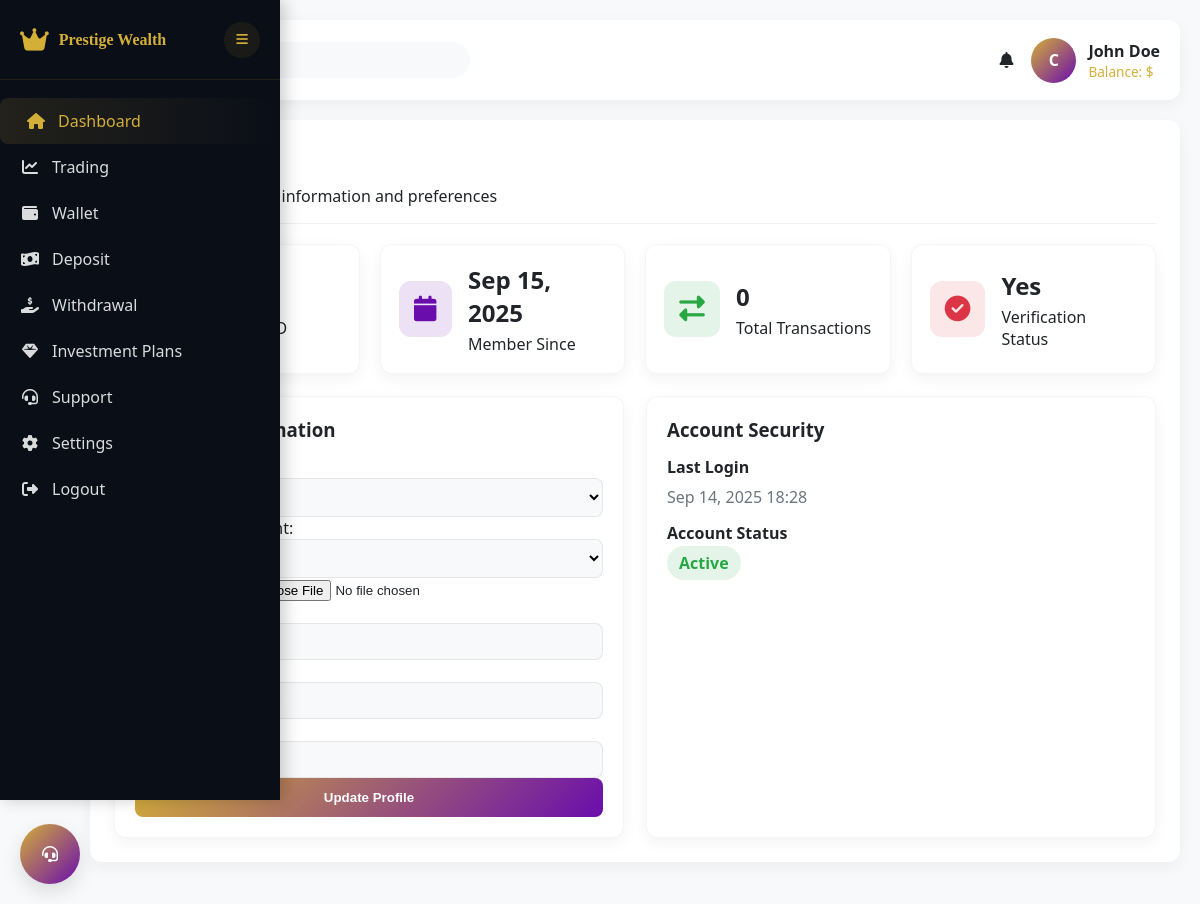
/profile/view/ (signed in), run on an earlier commit of the app's database.
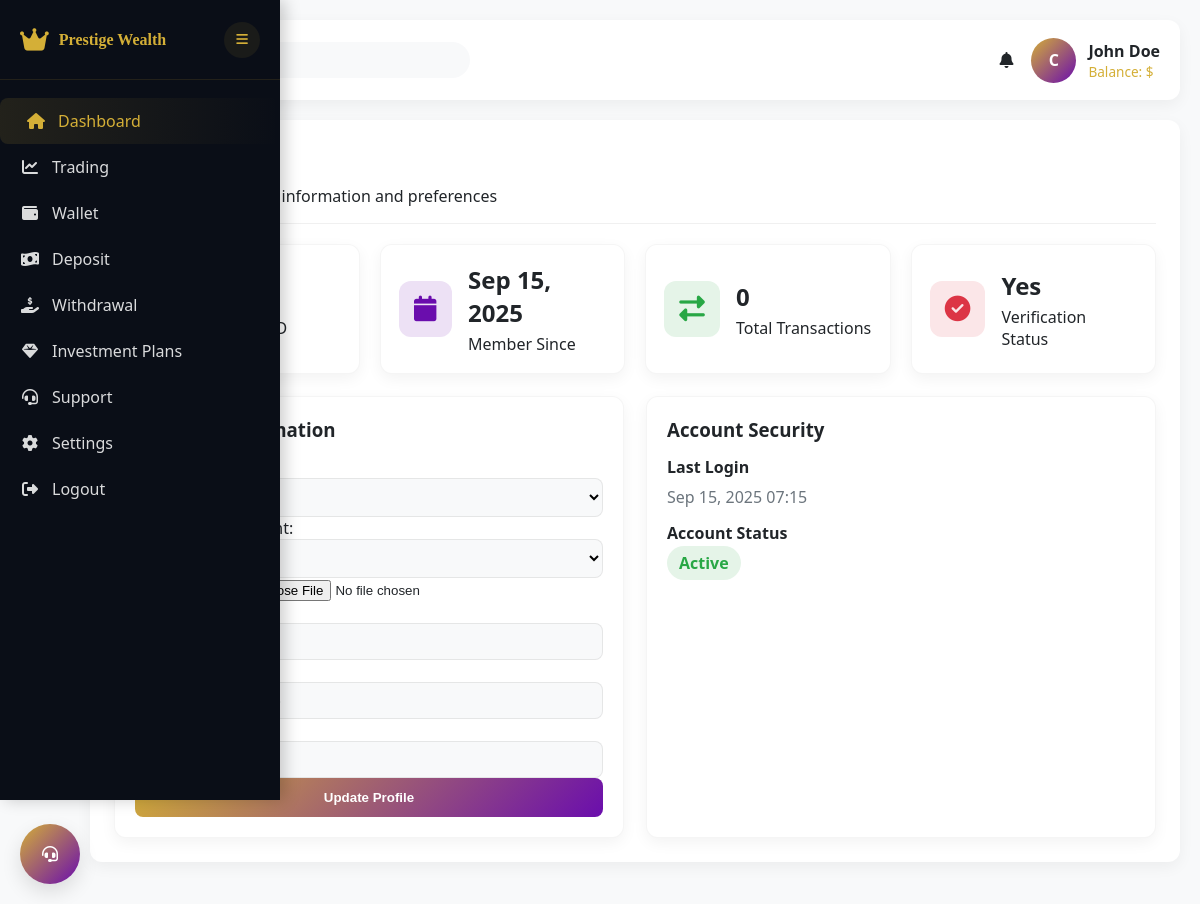
And on a later commit of the database.
### accounts/models.py (models this page shows, shortened)
class User(AbstractBaseUser):
    username=models.CharField(max_length=100, null=True, blank=True)
    email = models.EmailField(unique=True)
    code = models.CharField(max_length=100, null=True, blank=True)
    is_active = models.BooleanField(default=True)
    date_joined = models.DateTimeField(verbose_name="date joined", auto_now_add=True)
    last_login = models.DateTimeField(verbose_name="last joined", auto_now=True)
    is_admin = models.BooleanField(default=False)
    is_staff = models.BooleanField(default=False)
    is_superuser = models.BooleanField(default=False)
    objects = MyAccountManager()
    USERNAME_FIELD = "email"
    REQUIRED_FIELDS = []
    class Meta:
        verbose_name_plural = "Users"
        ordering = ["-id"]
    def __str__(self):
        return self.email

### trade/views.py (the view)
# urls.py: path("profile/view/", profile_view, name="profile_view"),
@login_required
def profile_view(request):
    form = CustomerForm()
    customer = get_object_or_404(Customer, user=request.user)
    account = Account.objects.filter(customer=customer).first()
    transactions = Transaction.objects.filter(customer=customer)
    total_transactions = transactions.count()
    verified_status = "Yes" if customer.is_active else "No"
    context = {
        "customer": customer,
        "account": account,
        "total_transactions": total_transactions,
        "verified_status": verified_status,
        "form": form,
    }
    return render(request, "dash/customer_profile.html", context)

### trade/forms.py
class CustomerForm(forms.ModelForm):
    class Meta:
        model = Customer
        exclude = ["is_active", "referial_code"]
        widgets = {
            "full_name": forms.TextInput(
                attrs={"class": "form-control", "placeholder": "Enter your full name"}
            ),
            "country_code": forms.TextInput(
                attrs={"class": "form-control", "placeholder": "Country code (e.g. +1)"}
            ),
            "phone_number": forms.TextInput(
                attrs={"class": "form-control", "placeholder": "Phone number"}
            ),
            "image": forms.ClearableFileInput(attrs={"class": "form-control-file"}),
            "agent": forms.Select(attrs={"class": "form-control"}),
            "user": forms.Select(attrs={"class": "form-control"}),
        }
        labels = {
            "full_name": "Full Name",
            "country_code": "Country Code",
            "phone_number": "Phone Number",
            "image": "Profile Image",
            "agent": "Assigned Agent",
            "user": "Linked User Account",
        }

### templates/dash/customer_profile.html (shortened to what the changed rows need)
{% extends 'dash/base.html' %}
{% load static %}
{% block content %}
<main class="main-content" id="mainContent">
    <header class="top-header">
        <div class="user-menu">
            <div class="user-profile">
                <div style="display:flex;flex-direction:column;text-align:left">
                    <div style="font-weight:700">{{ request.user.username|default:"John Doe" }}</div>
                    <div style="color:var(--primary-gold);font-size:.85rem">
                        {% if customer %}Balance: ${{ customer.balance }}{% else %}No Account{% endif %}
                    </div>
                </div>
            </div>
        </div>
    </header>
    <div class="dashboard-content">
        <div class="deposit-container">
            <div class="deposit-header">
                <h2>My Profile</h2>
            </div>
            <div class="dashboard-grid" style="grid-template-columns: 1fr 1fr; gap: 22px; margin-top: 22px;">
                <div class="trade-form-container">
                    <div class="form-group">
                        <label>Last Login</label>
                        <p style="margin: 8px 0; color: var(--text-light);">
                            {{ request.user.last_login|date:"M d, Y H:i"|default:"Never" }}
                        </p>
                    </div>
                </div>
            </div>
        </div>
    </div>
</main>
{% endblock content %}

What changed in the data, as far as the page shows it:
changed User "John Doe": user.last_login "Sep 14, 2025 18:28" → "Sep 15, 2025 07:15"
